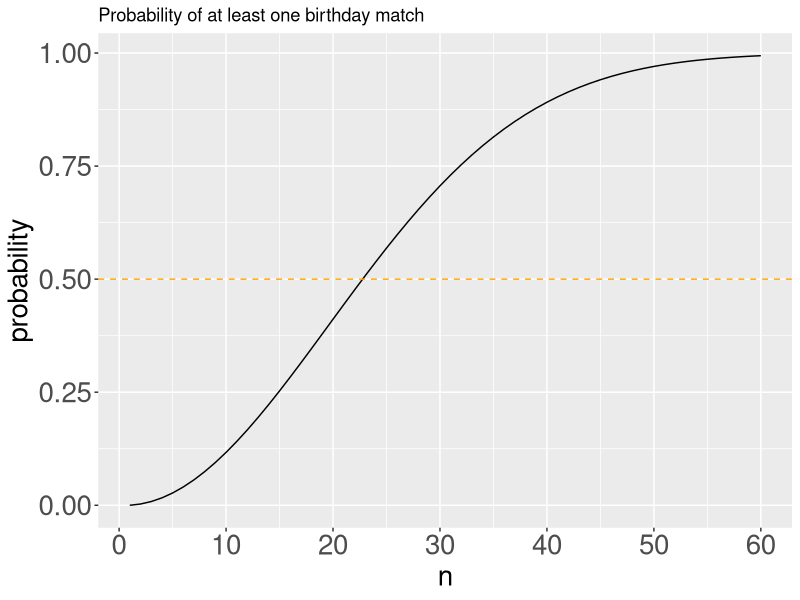

The R script that drew this image:
## ---- chunk 1
library(tidyverse)

prob <- rep(NA, 60); prob[1] <- 0
for(k in 2:60){
  prob[k] <- 1 - prod((365 - k + 1):365)/365^k
}
data.frame(k = 1:60, probability = prob) |>
  ggplot(aes(x = k, y = probability)) + 
  geom_line() +
  scale_x_continuous(n.breaks = 10) +
  ggtitle("Probability of at least one birthday match") + 
  geom_hline(yintercept = 0.5, col = "orange", linetype = "dashed") +
  labs(x = "n") +
  theme(axis.text = element_text(size = 20),
        axis.title = element_text(size = 20))
